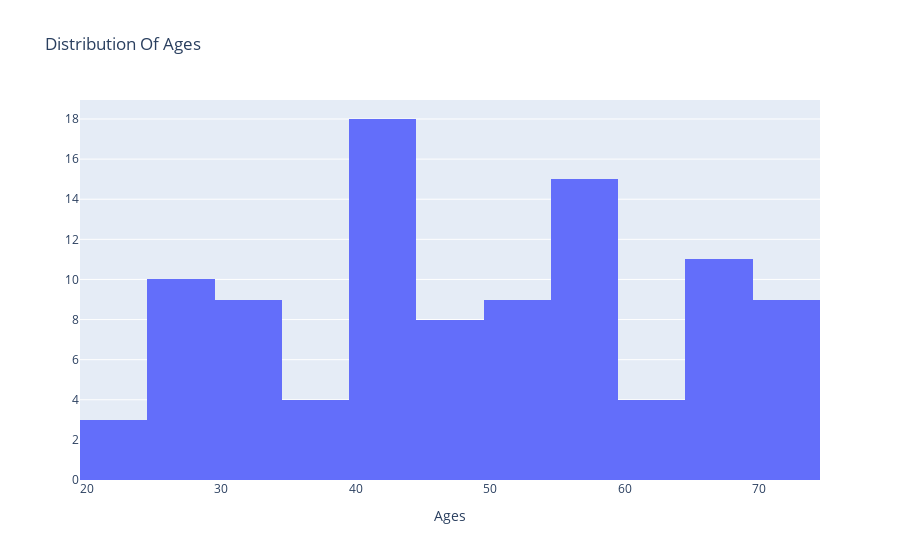

Source (notebook cell):
### Code cell
import plotly.graph_objects as go
trace = go.Histogram(x = df2['Age'])
data = [trace]
layout = {'title' : 'Distribution Of Ages',
         'xaxis':{'title': 'Ages'}
         }
iplot({'data' : data, 'layout':layout})

### Figure 1 — Plotly figure (JSON) as saved in the notebook; plotly's stock layout.template omitted (floating-point values rounded to 4 significant figures)
{"data": [{"type": "histogram", "x": [65, 32, 27, 60, 44, 73, 68, 42, 69, 57, 27, 52, 56, 73, 32, 43, 47, 48, 55, 42, 24, 67, 57, 27, 53, 59, 41, 65, 55, 71, 45, 42, 30, 40, 46, 37, 70, 45, 58, 42, 62, 33, 58, 58, 68, 51, 28, 40, 42, 24, 65, 74, 40, 25, 65, 29, 42, 74, 36, 33, 56, 50, 46, 63, 56, 40, 42, 31, 39, 55, 50, 71, 59, 50, 56, 42, 28, 73, 36, 60, 26, 33, 70, 59, 48, 30, 65, 50, 49, 53, 43, 23, 27, 54, 25, 44, 66, 66, 42, 30]}], "layout": {"title": {"text": "Distribution Of Ages"}, "xaxis": {"title": {"text": "Ages"}}}}
